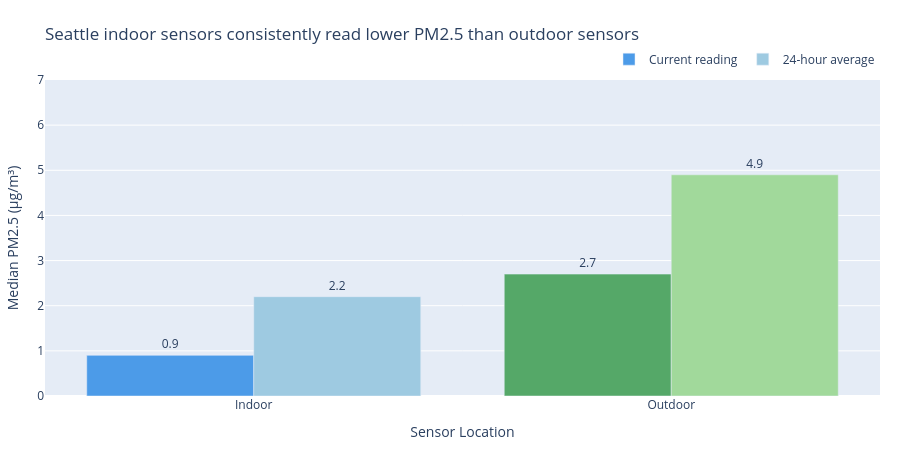

Notebook code for this chart:
### Markdown cell above
---

## Chart 1 — Indoor vs Outdoor PM2.5

**Question:** How does air quality within Seattle differ between indoor and outdoor sensors?

Medians are used instead of means because a small number of malfunctioning sensors inflate mean values significantly. The 24-hour average is included alongside the current reading to smooth out any momentary spikes.

### Code cell
# Summarize by sensor type using median (robust to outliers)
summary = (
    df_combined.groupby("sensor_type")
    .agg(
        median_pm25=("pm2.5", "median"),
        median_pm25_24hr=("pm2.5_24hour", "median"),
    )
    .reset_index()
    .round(2)
)

fig2 = go.Figure()

fig2.add_trace(go.Bar(
    name="Current reading",
    x=summary["sensor_type"],
    y=summary["median_pm25"],
    marker_color=["#4C9BE8", "#55A868"],
    text=summary["median_pm25"],
    texttemplate="%{text:.1f}",
    textposition="outside",
))

fig2.add_trace(go.Bar(
    name="24-hour average",
    x=summary["sensor_type"],
    y=summary["median_pm25_24hr"],
    marker_color=["#9ECAE1", "#A1D99B"],
    text=summary["median_pm25_24hr"],
    texttemplate="%{text:.1f}",
    textposition="outside",
))

fig2.update_layout(
    title="Seattle indoor sensors consistently read lower PM2.5 than outdoor sensors",
    xaxis_title="Sensor Location",
    yaxis_title="Median PM2.5 (µg/m³)",
    barmode="group",
    height=450,
    yaxis=dict(range=[0, 7]),
    legend=dict(orientation="h", yanchor="bottom", y=1.02, xanchor="right", x=1),
    margin=dict(l=20, r=20, t=80, b=50),
)

fig2.show()
fig2.write_image("chart_indoor_vs_outdoor.png")
print("Saved chart_indoor_vs_outdoor.png")

### Figure 1 — Plotly figure (JSON) as saved in the notebook; plotly's stock layout.template omitted (floating-point values rounded to 4 significant figures)
{"data": [{"marker": {"color": ["#4C9BE8", "#55A868"]}, "name": "Current reading", "text": [0.9, 2.7], "textposition": "outside", "texttemplate": "%{text:.1f}", "type": "bar", "x": ["Indoor", "Outdoor"], "y": [0.9, 2.7]}, {"marker": {"color": ["#9ECAE1", "#A1D99B"]}, "name": "24-hour average", "text": [2.2, 4.9], "textposition": "outside", "texttemplate": "%{text:.1f}", "type": "bar", "x": ["Indoor", "Outdoor"], "y": [2.2, 4.9]}], "layout": {"barmode": "group", "height": 450, "legend": {"orientation": "h", "x": 1, "xanchor": "right", "y": 1.02, "yanchor": "bottom"}, "margin": {"b": 50, "l": 20, "r": 20, "t": 80}, "title": {"text": "Seattle indoor sensors consistently read lower PM2.5 than outdoor sensors"}, "xaxis": {"title": {"text": "Sensor Location"}}, "yaxis": {"range": [0, 7], "title": {"text": "Median PM2.5 (µg/m³)"}}}}
